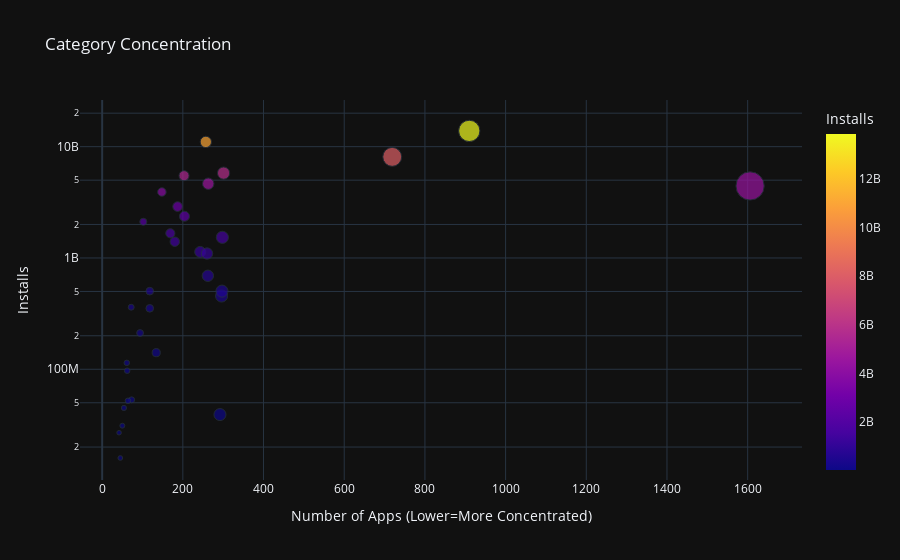

Write notebook code for a chart like this one.
### Code cell
scatter = px.scatter(cat_merged_df,
                        x='App',
                        y='Installs',
                        title='Category Concentration',
                        size='App',
                        hover_name=cat_merged_df.index,
                        color='Installs')

scatter.update_layout(xaxis_title="Number of Apps (Lower=More Concentrated)",
                          yaxis_title="Installs",
                          yaxis=dict(type='log'))

scatter.show()

### Figure 1 — Plotly figure (JSON) as saved in the notebook; plotly's stock layout.template omitted (floating-point values rounded to 4 significant figures)
{"data": [{"hovertemplate": "<b>%{hovertext}</b><br><br>App=%{marker.size}<br>Installs=%{marker.color}<extra></extra>", "hovertext": ["ART_AND_DESIGN", "AUTO_AND_VEHICLES", "BEAUTY", "BOOKS_AND_REFERENCE", "BUSINESS", "COMICS", "COMMUNICATION", "DATING", "EDUCATION", "ENTERTAINMENT", "EVENTS", "FAMILY", "FINANCE", "FOOD_AND_DRINK", "GAME", "HEALTH_AND_FITNESS", "HOUSE_AND_HOME", "LIBRARIES_AND_DEMO", "LIFESTYLE", "MAPS_AND_NAVIGATION", "MEDICAL", "NEWS_AND_MAGAZINES", "PARENTING", "PERSONALIZATION", "PHOTOGRAPHY", "PRODUCTIVITY", "SHOPPING", "SOCIAL", "SPORTS", "TOOLS", "TRAVEL_AND_LOCAL", "VIDEO_PLAYERS", "WEATHER"], "legendgroup": "", "marker": {"color": [114233100, 53129800, 26916200, 1665791655, 692018120, 44931100, 11039241530, 140912410, 352852000, 2113660000, 15949410, 4437554490, 455249400, 211677750, 13858762717, 1134006220, 97082000, 52083000, 503611120, 503267560, 39162676, 2369110650, 31116110, 1532352930, 4649143130, 5788070180, 1400331540, 5487841475, 1096431465, 8099724500, 2894859300, 3916897200, 361096500], "coloraxis": "coloraxis", "size": [61, 73, 42, 169, 262, 54, 257, 134, 118, 102, 45, 1606, 296, 94, 910, 243, 62, 64, 297, 118, 292, 204, 50, 298, 263, 301, 180, 203, 260, 719, 187, 148, 72], "sizemode": "area", "sizeref": 4.015, "symbol": "circle"}, "mode": "markers", "name": "", "orientation": "v", "showlegend": false, "x": [61, 73, 42, 169, 262, 54, 257, 134, 118, 102, 45, 1606, 296, 94, 910, 243, 62, 64, 297, 118, 292, 204, 50, 298, 263, 301, 180, 203, 260, 719, 187, 148, 72], "xaxis": "x", "y": [114233100, 53129800, 26916200, 1665791655, 692018120, 44931100, 11039241530, 140912410, 352852000, 2113660000, 15949410, 4437554490, 455249400, 211677750, 13858762717, 1134006220, 97082000, 52083000, 503611120, 503267560, 39162676, 2369110650, 31116110, 1532352930, 4649143130, 5788070180, 1400331540, 5487841475, 1096431465, 8099724500, 2894859300, 3916897200, 361096500], "yaxis": "y", "type": "scatter"}], "layout": {"xaxis": {"anchor": "y", "domain": [0.0, 1.0], "title": {"text": "Number of Apps (Lower=More Concentrated)"}}, "yaxis": {"anchor": "x", "domain": [0.0, 1.0], "title": {"text": "Installs"}, "type": "log"}, "coloraxis": {"colorbar": {"title": {"text": "Installs"}}, "colorscale": [[0.0, "#0d0887"], [0.1111, "#46039f"], [0.2222, "#7201a8"], [0.3333, "#9c179e"], [0.4444, "#bd3786"], [0.5556, "#d8576b"], [0.6667, "#ed7953"], [0.7778, "#fb9f3a"], [0.8889, "#fdca26"], [1.0, "#f0f921"]]}, "legend": {"tracegroupgap": 0, "itemsizing": "constant"}, "title": {"text": "Category Concentration"}}}
